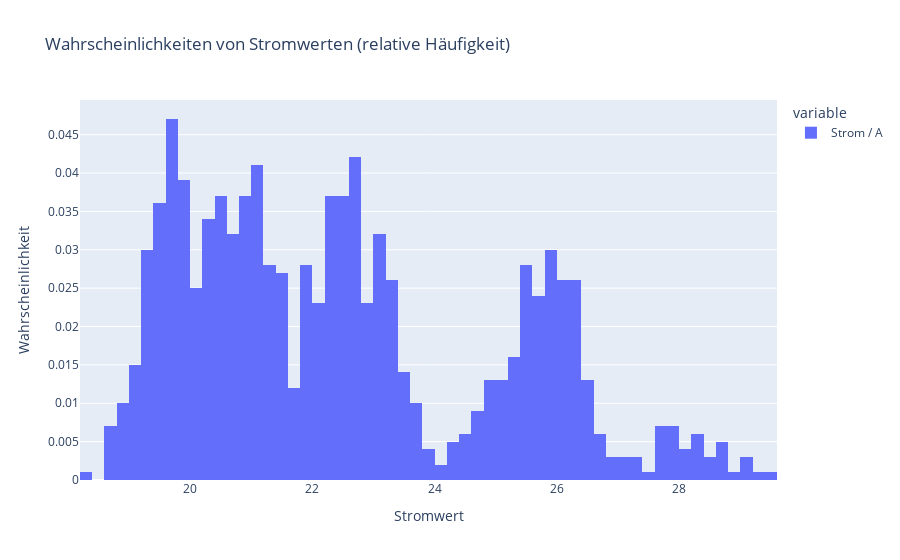

This figure's notebook cell:
### Markdown cell above
<span style="color:#FF5F00"><b>AUFGABE:</b></span><br>
Zuletzt wollen wir uns noch anschauen, wie wir relative anstatt absolute Häufigkeiten angeben können. Nutzen Sie hierfür das ```histnorm```-Argument und setzen es auf ```"probability"```:

### Code cell
plot = df["Strom / A"].plot(kind="histogram", title="Wahrscheinlichkeiten von Stromwerten (relative Häufigkeit)", nbins=100, histnorm="probability")
plot.update_layout(xaxis_title="Stromwert", yaxis_title="Wahrscheinlichkeit")

### Figure 1 — Plotly figure (JSON) as saved in the notebook; plotly's stock layout.template omitted (floating-point values rounded to 4 significant figures; data arrays with more than 128 entries replaced by an {"elided": "..."} marker saying what was removed)
{"data": [{"bingroup": "x", "histnorm": "probability", "hovertemplate": "variable=Strom / A<br>value=%{x}<br>probability=%{y}<extra></extra>", "legendgroup": "Strom / A", "marker": {"color": "#636efa", "pattern": {"shape": ""}}, "name": "Strom / A", "nbinsx": 100, "orientation": "v", "showlegend": true, "type": "histogram", "x": {"elided": "1000 float values"}, "xaxis": "x", "yaxis": "y"}], "layout": {"barmode": "relative", "legend": {"title": {"text": "variable"}, "tracegroupgap": 0}, "title": {"text": "Wahrscheinlichkeiten von Stromwerten (relative Häufigkeit)"}, "xaxis": {"anchor": "y", "domain": [0, 1], "title": {"text": "Stromwert"}}, "yaxis": {"anchor": "x", "domain": [0, 1], "title": {"text": "Wahrscheinlichkeit"}}}}
